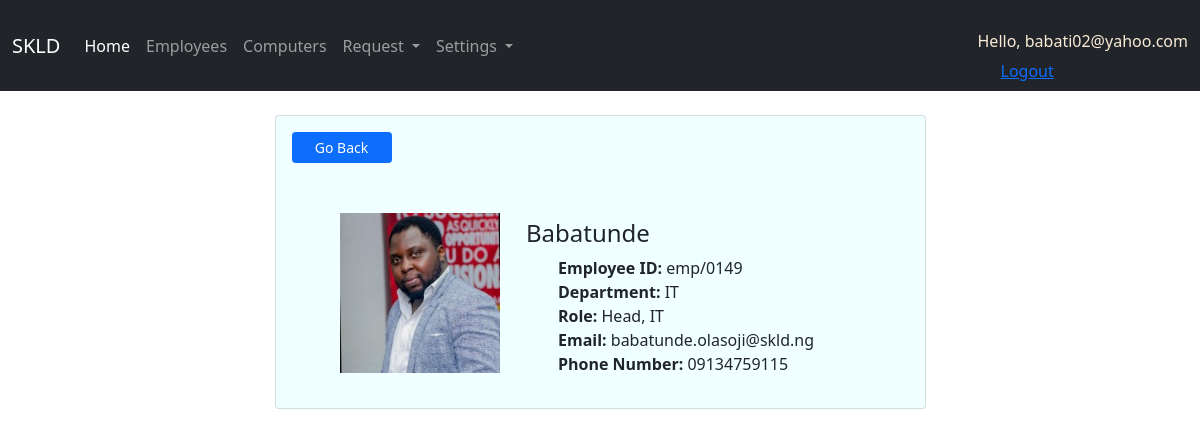
/employeedetail/1/ (signed in), run on the app's committed database.
### computers/models.py (models this page shows, shortened)
class Account(AbstractBaseUser):
    email           = models.EmailField(verbose_name='email', max_length=60, unique=True)
    username        = models.CharField(max_length=60, unique=True)
    date_joined     = models.DateTimeField(verbose_name='date joined', auto_now_add=True)
    last_login      = models.DateTimeField(verbose_name='last login', auto_now_add=True)
    is_admin        = models.BooleanField(default=False)
    is_active       = models.BooleanField(default=True)
    is_staff        = models.BooleanField(default=False)
    is_superuser    = models.BooleanField(default=False)
    is_employee     = models.BooleanField(default=True)
    is_hr           = models.BooleanField(default=False)
    USERNAME_FIELD = 'email'
    REQUIRED_FIELDS = ['username']
    objects = MyAccountManager()
    def __str__(self):
        return self.email

class Employee(models.Model):
    name = models.CharField(max_length=200, null=True)
    employee_id = models.CharField(max_length=200, null=True)
    department = models.ForeignKey (Department, null=True, on_delete=models.SET_NULL)
    role = models.ForeignKey (Role, null=True, on_delete=models.SET_NULL)
    email = models.CharField(max_length=200, null=True)
    phone = models.CharField(max_length=200, null=True)
    profile_pic =models.ImageField(default="Profile Pic.jpg",null=True, blank=True, upload_to="images/")
    date_created = models.DateTimeField(auto_now_add=True, null=True)

class Department(models.Model):
    name = models.CharField(max_length=200)
    def __str__(self):
        return self.name

class Role(models.Model):
     name = models.CharField(max_length=200)
     def __str__(self):
        return self.name

### computers/views.py (the view)
# urls.py: path('employeedetail/<str:pk>/', views.employeedetail, name='employeedetail'),
def employeedetail(request, pk):
    employee = Employee.objects.get(id=pk)
    context = {
        'employee': employee
    }
    return render(request, 'computers/employeedetail.html', context)

### computers/templates/computers/employeedetail.html
{% extends 'computers/base.html' %}
{% block content %}
<br>
<div id="layoutSidenav_content">
<div class="col-md-7 mx-auto">
  <div class="card mb-3" style="max-width: 800px; background-color: azure;">
    <a href="{% url 'employee' %}" class="btn btn-primary btn-sm m-3" style="float: left; width: 100px;">Go Back</a><br>
    <div class="row g-0 mx-auto">
      <div class="col-md-4">
        <img src="{{ employee.profile_pic.url }}" class="img-fluid rounded-start" alt="..." style="padding: 10px;">
      </div>
      <div class="col-md-8">
        <div class="card-body">
          <h4 class="card-title">{{employee.name}}</h4>
          <ul>
            <div class="card-text"><b>Employee ID:</b> {{employee.employee_id}}</div>
            <div class="card-text"><b>Department:</b> {{employee.department}}</div>
            <div class="card-text"><b>Role:</b> {{employee.role}}</div>
            <div class="card-text"><b>Email:</b> {{employee.email}}</div>
            <div class="card-text"><b>Phone Number:</b> {{employee.phone}}</div>
          </ul>
        </div>
      </div>
    </div>
  </div>
</div>
</div>
{% endblock content %}

### computers/templates/computers/base.html (shortened to what this page needs)
<!DOCTYPE html>
<html lang="en">
<head>
    <link href="https://cdn.jsdelivr.net/npm/simple-datatables@latest/dist/style.css" rel="stylesheet" />
    <link rel="stylesheet" href="path/to/font-awesome/css/font-awesome.min.css">
    <link rel="stylesheet" href="https://cdnjs.cloudflare.com/ajax/libs/font-awesome/4.7.0/css/font-awesome.min.css">
    <link rel="stylesheet" href="path/to/font-awesome/css/font-awesome.min.css">
    <link href="https://cdn.jsdelivr.net/npm/bootstrap@5.1.3/dist/css/bootstrap.min.css" rel="stylesheet">
</head>
{% if user.is_admin %}
<nav class="navbar navbar-expand-lg navbar-dark bg-dark">
    <div class="container-fluid">
      <a class="navbar-brand" href="{% url 'index' %}">SKLD</a>
      <div class="collapse navbar-collapse" id="navbarNavDropdown">
        <ul class="navbar-nav">
          <li class="nav-item">
            <a class="nav-link active" aria-current="page" href="{% url 'index' %}">Home</a>
          </li>
          <li class="nav-item">
            <a class="nav-link" href="{% url 'employee' %}">Employees</a>
          </li>
          <li class="nav-item">
            <a class="nav-link" href="{% url 'laptop' %}">Computers</a>
          </li>
          <li class="nav-item dropdown">
            <a class="nav-link dropdown-toggle" href="#" id="navbarDropdownMenuLink" role="button" data-bs-toggle="dropdown" aria-expanded="false">
              Request
            </a>
          </li>
          <li class="nav-item dropdown">
            <a class="nav-link dropdown-toggle" href="#" id="navbarDropdownMenuLink" role="button" data-bs-toggle="dropdown" aria-expanded="false">
              Settings
            </a>
          </li>
        </ul>
      </div>
      <div style="float: right;">
        {% if user.is_authenticated %}
            <li><h6 style="color: antiquewhite;">Hello, {{request.user}}</h6></li>
            <li><a href="{% url 'logout' %}"> Logout</a></li>
        {% else %}
            <li><a href="#"><span class="glyphicon glyphicon-user"></span> Sign Up</a></li>
            <li><a href="{% url 'login' %}"><span class="glyphicon glyphicon-log-in"></span> Login</a></li>
        {% endif %}
      </div>
    </div>
  </nav>
  {% endif %}
  <body>
    {% if user.is_authenticated or user.is_admin or user.is_hr %}
    <div class="container">
        {% block content%}
        {% endblock %}
    </div>
    {% endif %}
</body>

### data on the page
Account: user "babati02@yahoo.com"
Employee: profile_pic (picture), name "Babatunde", employee_id "emp/0149", department "IT", role "Head, IT", email "babatunde.olasoji@skld.ng", phone "09134759115"
